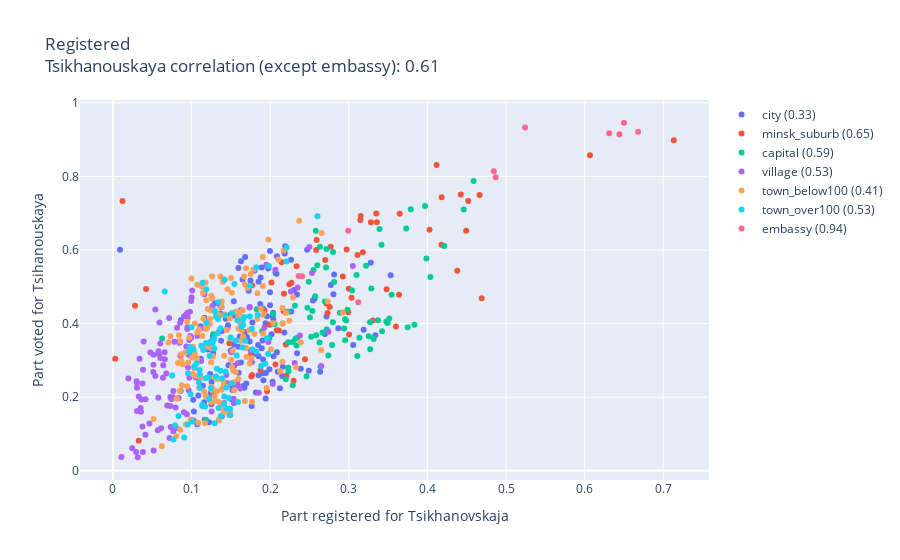

The cell this chart's notebook holds for it:
### Code cell
tih_to_voters_chart('registered', 'officialVotes', 'officialVotes', 'Part registered for Tsikhanovskaja')
